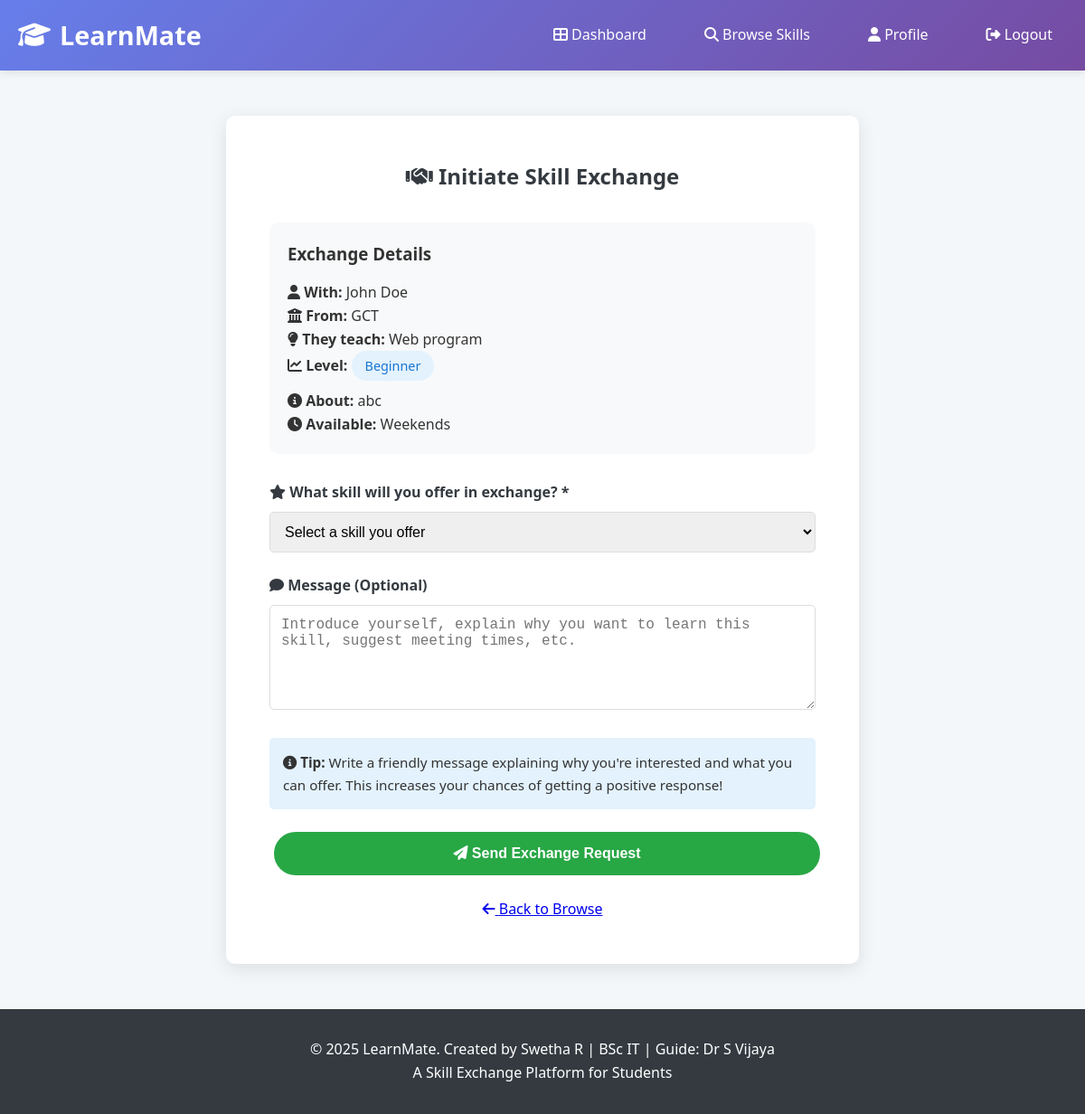
Page /initiate_exchange/2 (signed in) on the committed database.
### app.py (models this page shows)
class User(db.Model):
    id = db.Column(db.Integer, primary_key=True)
    username = db.Column(db.String(80), unique=True, nullable=False)
    email = db.Column(db.String(120), unique=True, nullable=False)
    password = db.Column(db.String(200), nullable=False)
    full_name = db.Column(db.String(100), nullable=False)
    college = db.Column(db.String(100))
    department = db.Column(db.String(100))
    year = db.Column(db.String(20))
    is_admin = db.Column(db.Boolean, default=False)
    created_at = db.Column(db.DateTime, default=datetime.utcnow)
    skills_offered = db.relationship('Skill', backref='user', lazy=True, foreign_keys='Skill.user_id')
    skills_wanted = db.relationship('SkillRequest', backref='user', lazy=True)
    exchanges_initiated = db.relationship('Exchange', foreign_keys='Exchange.initiator_id', backref='initiator', lazy=True)
    exchanges_received = db.relationship('Exchange', foreign_keys='Exchange.receiver_id', backref='receiver', lazy=True)

class Skill(db.Model):
    id = db.Column(db.Integer, primary_key=True)
    user_id = db.Column(db.Integer, db.ForeignKey('user.id'), nullable=False)
    skill_name = db.Column(db.String(100), nullable=False)
    category = db.Column(db.String(50), nullable=False)
    proficiency_level = db.Column(db.String(50), nullable=False)
    description = db.Column(db.Text)
    availability = db.Column(db.String(200))
    created_at = db.Column(db.DateTime, default=datetime.utcnow)

### app.py (the view, shortened to what this page needs)
@app.route('/initiate_exchange/<int:skill_id>', methods=['GET', 'POST'])
@login_required
def initiate_exchange(skill_id):
    skill = Skill.query.get_or_404(skill_id)
    if skill.user_id == session['user_id']:
        flash('You cannot exchange with yourself.', 'warning')
        return redirect(url_for('browse_skills'))
    my_skills = Skill.query.filter_by(user_id=session['user_id']).all()
    return render_template('initiate_exchange.html', skill=skill, my_skills=my_skills)

### app.py (called while the page is built)
def login_required(f):
    @wraps(f)
    def decorated_function(*args, **kwargs):
        if 'user_id' not in session:
            flash('Please login to access this page.', 'warning')
            return redirect(url_for('login'))
        return f(*args, **kwargs)
    return decorated_function

### templates/initiate_exchange.html (shortened to what this page needs)
{% extends "base.html" %}
{% block content %}
<div class="container">
    <div class="form-container" style="max-width: 700px;">
        <h2><i class="fas fa-handshake"></i> Initiate Skill Exchange</h2>
        <div style="background: #f8f9fa; padding: 20px; border-radius: 10px; margin-bottom: 30px;">
            <h3 style="margin-bottom: 15px;">Exchange Details</h3>
            <p><strong><i class="fas fa-user"></i> With:</strong> {{ skill.user.full_name }}</p>
            <p><strong><i class="fas fa-university"></i> From:</strong> {{ skill.user.college or 'N/A' }}</p>
            <p><strong><i class="fas fa-lightbulb"></i> They teach:</strong> {{ skill.skill_name }}</p>
            <p><strong><i class="fas fa-chart-line"></i> Level:</strong>
                <span class="skill-badge badge-{{ skill.proficiency_level|lower }}">
                    {{ skill.proficiency_level }}
                </span>
            </p>
            {% if skill.description %}
                <p><strong><i class="fas fa-info-circle"></i> About:</strong> {{ skill.description }}</p>
            {% endif %}
            {% if skill.availability %}
                <p><strong><i class="fas fa-clock"></i> Available:</strong> {{ skill.availability }}</p>
            {% endif %}
        </div>
        <form method="POST" action="{{ url_for('initiate_exchange', skill_id=skill.id) }}">
            <div class="form-group">
                <label for="my_skill"><i class="fas fa-star"></i> What skill will you offer in exchange? *</label>
                <select class="form-control" id="my_skill" name="my_skill" required>
                    <option value="">Select a skill you offer</option>
                </select>
            </div>
            <div class="form-group">
                <label for="message"><i class="fas fa-comment"></i> Message (Optional)</label>
                <textarea class="form-control" id="message" name="message" rows="5"
                          placeholder="Introduce yourself, explain why you want to learn this skill, suggest meeting times, etc."></textarea>
            </div>
            <div style="background: #e3f2fd; padding: 15px; border-radius: 5px; margin-bottom: 20px;">
                <p style="margin: 0; font-size: 0.95rem;">
                    <i class="fas fa-info-circle"></i> <strong>Tip:</strong>
                    Write a friendly message explaining why you're interested and what you can offer.
                    This increases your chances of getting a positive response!
                </p>
            </div>
            <button type="submit" class="btn btn-success" style="width: 100%; padding: 15px;"
                    {% if not my_skills %}disabled{% endif %}>
                <i class="fas fa-paper-plane"></i> Send Exchange Request
            </button>
        </form>
        <p style="text-align: center; margin-top: 20px;">
            <a href="{{ url_for('browse_skills') }}"><i class="fas fa-arrow-left"></i> Back to Browse</a>
        </p>
    </div>
</div>
{% endblock %}

### static/css/style.css (style rules this page uses)
* { margin: 0; padding: 0; box-sizing: border-box; }
:root { --primary-color: #4a90e2; --secondary-color: #357abd; --success-color: #28a745; --danger-color: #dc3545; --warning-color: #ffc107; --info-color: #17a2b8; --dark-color: #343a40; --light-color: #f8f9fa; --gradient: linear-gradient(135deg, #667eea 0%, #764ba2 100%); }
body { font-family: 'Segoe UI', Tahoma, Geneva, Verdana, sans-serif; line-height: 1.6; color: #333; background-color: #f4f7f9; }
.container { max-width: 1200px; margin: 0 auto; padding: 0 20px; }
.btn { display: inline-block; padding: 12px 30px; margin: 5px; border: none; border-radius: 50px; cursor: pointer; font-size: 1rem; text-decoration: none; transition: all 0.3s ease; font-weight: 600; }
.btn-success { background-color: var(--success-color); color: white; }
.form-container { max-width: 500px; margin: 50px auto; background: white; padding: 3rem; border-radius: 10px; box-shadow: 0 5px 20px rgba(0,0,0,0.1); }
.form-container h2 { text-align: center; margin-bottom: 2rem; color: var(--dark-color); }
.form-group { margin-bottom: 1.5rem; }
.form-group label { display: block; margin-bottom: 0.5rem; font-weight: 600; color: var(--dark-color); }
.form-control { width: 100%; padding: 12px; border: 1px solid #ddd; border-radius: 5px; font-size: 1rem; transition: border-color 0.3s ease; }
textarea.form-control { resize: vertical; min-height: 100px; }
.skill-badge { display: inline-block; padding: 5px 15px; border-radius: 20px; font-size: 0.9rem; margin-right: 10px; margin-bottom: 10px; }
.badge-beginner { background-color: #e3f2fd; color: #1976d2; }

### rows in the picture
User: user.full_name "John Doe", user "GCT"
Skill: skill_name "Web program", proficiency_level "Beginner", description "abc", availability "Weekends"
